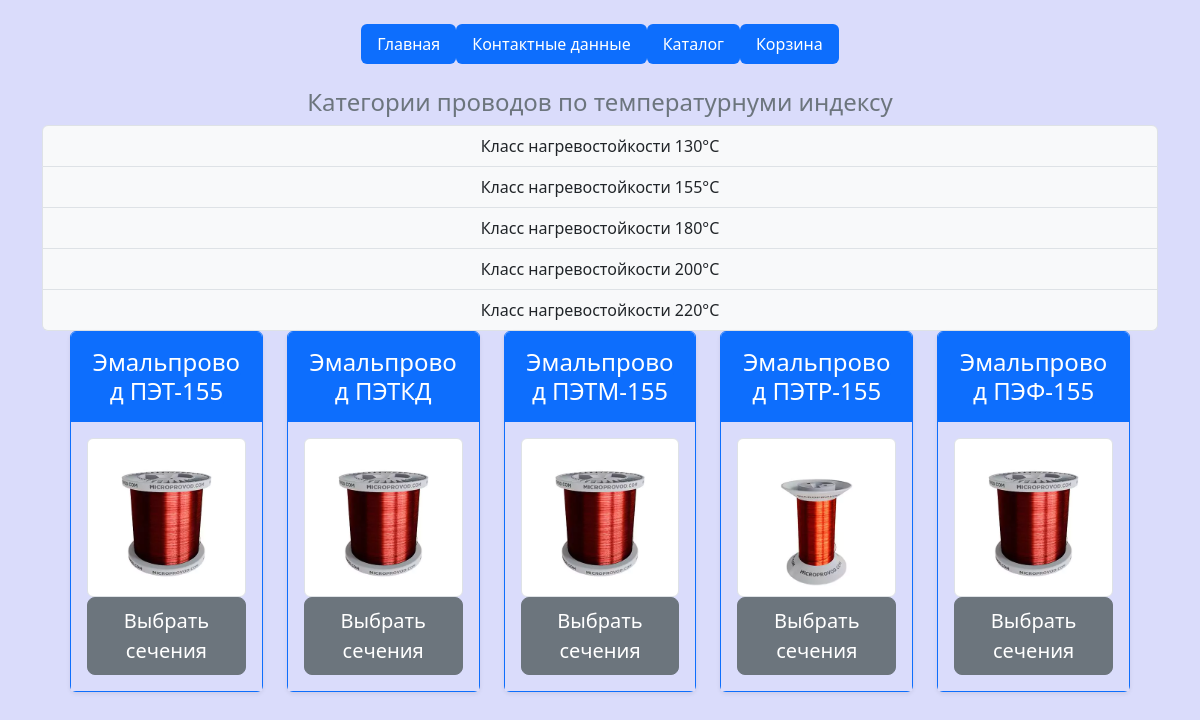
Page /category/2 on the committed database.
### indexapp/models.py (models this page shows, shortened)
class Categories(models.Model):
    name = models.CharField(max_length=128, unique=True)
    description = models.CharField(max_length=512)
    class Meta:
        verbose_name = 'Категорию'
        verbose_name_plural = 'Categories'

class Products(models.Model):
    sections = models.ManyToManyField('Sections')
    category = models.ForeignKey(to=Categories, on_delete=models.CASCADE)
    name = models.CharField(max_length=128)
    slug = models.SlugField(max_length=100, db_index=True, unique=True, verbose_name='URL')
    description = models.TextField()
    application = models.TextField()
    image = models.ImageField(upload_to='media/products_images')
    class Meta:
        ordering = ('name',)
        index_together = (('id', 'slug'),)

### indexapp/views.py (the view)
# urls.py: path('category/<int:category_id>', views.ProductsView.as_view(), name='category_id'),
class ProductsView(ListView):
    model = Products
    template_name = "indexapp/products.html"
    def get_context_data(self, *, object_list=None, **kwargs):
        context = super(ProductsView, self).get_context_data()
        context['title'] = 'Каталог Спектр-Электро'
        context['categories'] = Categories.objects.all()
        return context
    def get_queryset(self):
        queryset = super(ProductsView, self).get_queryset()
        category_id = self.kwargs.get('category_id')
        return queryset.filter(category_id=category_id) if category_id else queryset

### cart/context_processors.py (called while the page is built)
def cart(request):
    return {'cart': Cart(request)}

### indexapp/templates/indexapp/products.html (shortened to what this page needs)
{% extends 'indexapp/base.html' %}
{% block content %}
<div class="container">
    <div class="row">
        <div class="col-md-12 order-md-1 ml-4 text-center">
                <h4 class="text-secondary">Категории проводов по температурнуми индексу</h4>
                <div class="list-group">
                    {% for category in categories%}
                    <a href="{% url 'category_id' category.id %}" class="list-group-item bg-light">
                        {{ category.name }}
                    </a>
                    {% endfor %}
                </div>
        </div>
        <div class="col-md-12 order-md-3 mb-4 text-center">
            <div class="row row-cols-1 row-cols-md-5 mb-3 mx-3 text-center">
        {% for product in object_list %}
            <div class="col">
                <div class="card mb-4 rounded-10 shadow-sm border-primary">
                    <a href="{% url 'product_detail' product.slug %}">
                      <div class="card-header py-3 text-bg-primary border-primary">
                        <h4 class="my-0 fw-normal">{{ product.name }}</h4>
                      </div>
                        <div class="card-body" style="background-color: #dadcfb">
                           <img src="{{ product.image.url }}" class="img-fluid img-thumbnail height: 80%" alt="ИЗОБРАЖЕНИЕ">
                           <button type="button" class="w-100 btn btn-lg btn-secondary">Выбрать сечения</button>
                       </div>
                    </a>
            </div>
            </div>
        {% endfor %}
    </div>
        </div>
    </div>
</div>
{% endblock %}

### rows in the picture
Categories: name "Класс нагревостойкости 130°C"
Categories: name "Класс нагревостойкости 155°C"
Categories: name "Класс нагревостойкости 180°C"
Categories: name "Класс нагревостойкости 200°C"
Categories: name "Класс нагревостойкости 220°C"
Products: name "Эмальпровод ПЭТ-155", image (picture)
Products: name "Эмальпровод ПЭТКД", image (picture)
Products: name "Эмальпровод ПЭТМ-155", image (picture)
Products: name "Эмальпровод ПЭТР-155", image (picture)
Products: name "Эмальпровод ПЭФ-155", image (picture)
